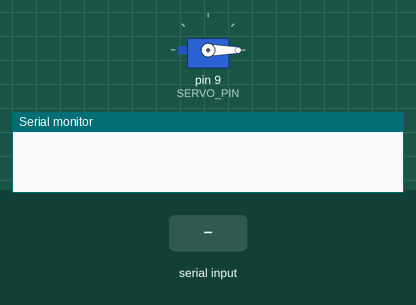
Recording of a sketch running on a simulated Arduino Uno, built with avr-gcc and run on an emulated ATmega328P. Parts: servo, the last lines printed to the serial monitor. Inputs (shaded band) come from the test bench.

Above: at 2.2 s.
2.3 s: "90,45\n" received over Serial
At 2.8 s:
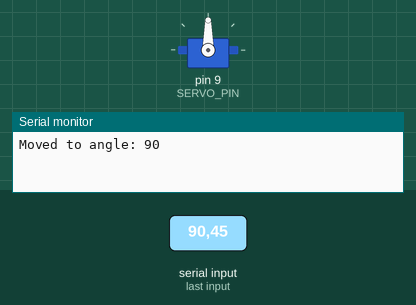
3.8 s: "30,150\n" received over Serial
At 5.0 s:
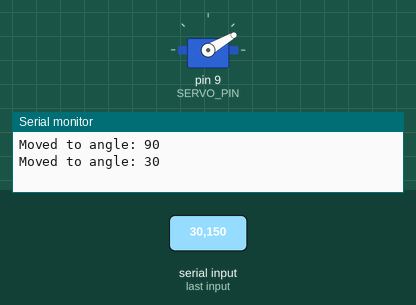
5.3 s: "200\n" received over Serial
At 6.2 s:
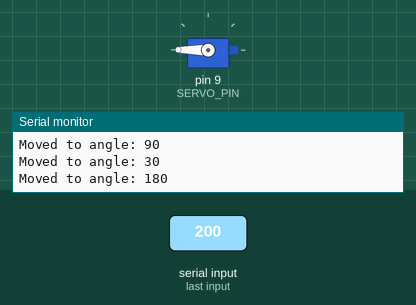
6.8 s: "90\n" received over Serial
At 7.3 s:
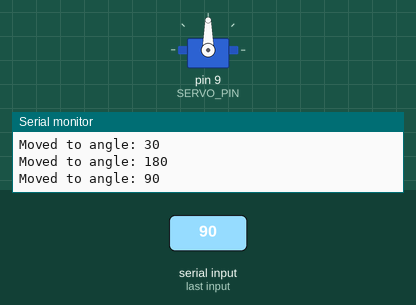
Timing chart, 0 to 9.3 s (numbered marks = the images above; inputs shaded):
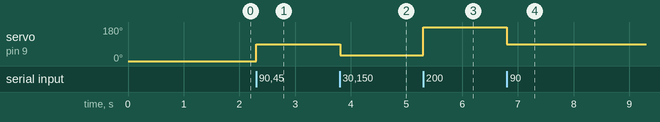

Measured:
- after the input at 2.3 s, servo on pin 9 (SERVO_PIN): 0° → 90° at once
- after the input at 3.8 s, servo on pin 9 (SERVO_PIN): 90° → 30° at once
- after the input at 5.3 s, servo on pin 9 (SERVO_PIN): 30° → 180° at once
- after the input at 6.8 s, servo on pin 9 (SERVO_PIN): 180° → 90° at once

The sketch:

door_lock.ino
```cpp
#include <Servo.h>

// Define the servo pin (change this to match your wiring)
const int SERVO_PIN = 9;  // Usually PWM capable pin
Servo doorLock;  // Create servo object
String inputString = "";  // String to hold incoming data

void setup() {
  // Start serial communication
  Serial.begin(9600);
  inputString.reserve(200);  // Reserve space for input string

  // Attach servo to pin
  doorLock.attach(SERVO_PIN);

  // Initialize to locked position
  doorLock.write(0);
  delay(1000);  // Give the servo time to reach position
}

void loop() {
  while (Serial.available()) {
    char inChar = (char)Serial.read();
    if (inChar == '\n') {
      // Convert string to integer
      int angle = inputString.toInt();
      // Ensure angle is within valid range
      angle = constrain(angle, 0, 180);
      // Move servo to position
      doorLock.write(angle);
      // Send confirmation
      Serial.print("Moved to angle: ");
      Serial.println(angle);
      // Clear the string for next time
      inputString = "";
    } else {
      inputString += inChar;
    }
  }
}
```
